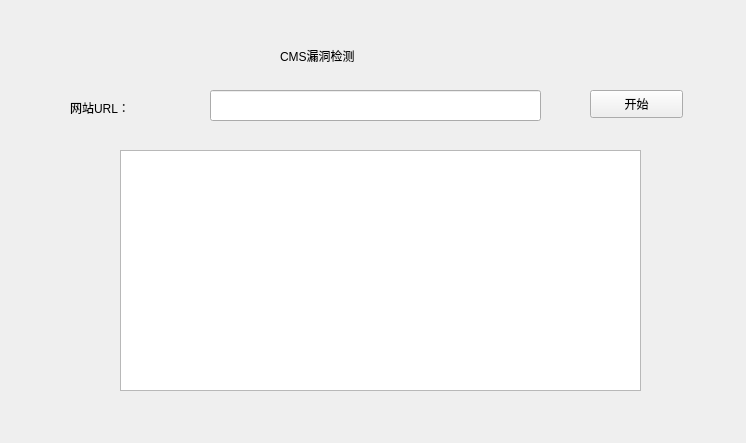
<?xml version="1.0" encoding="UTF-8"?>
<ui version="4.0">
 <class>LD_cms</class>
 <widget class="QWidget" name="LD_cms">
  <property name="geometry">
   <rect>
    <x>0</x>
    <y>0</y>
    <width>746</width>
    <height>443</height>
   </rect>
  </property>
  <property name="windowTitle">
   <string>LD-cms</string>
  </property>
  <property name="windowIcon">
   <iconset>
    <normaloff>C:/Users/23584/Pictures/lovewallpaper/PK2.png</normaloff>C:/Users/23584/Pictures/lovewallpaper/PK2.png</iconset>
  </property>
  <widget class="QLabel" name="label">
   <property name="geometry">
    <rect>
     <x>280</x>
     <y>10</y>
     <width>251</width>
     <height>91</height>
    </rect>
   </property>
   <property name="styleSheet">
    <string notr="true">font: 22pt &quot;楷体&quot;;</string>
   </property>
   <property name="text">
    <string>CMS漏洞检测</string>
   </property>
  </widget>
  <widget class="QLabel" name="label_2">
   <property name="geometry">
    <rect>
     <x>70</x>
     <y>100</y>
     <width>72</width>
     <height>15</height>
    </rect>
   </property>
   <property name="text">
    <string>网站URL：</string>
   </property>
  </widget>
  <widget class="QLineEdit" name="lineEdit">
   <property name="geometry">
    <rect>
     <x>210</x>
     <y>90</y>
     <width>331</width>
     <height>31</height>
    </rect>
   </property>
  </widget>
  <widget class="QPushButton" name="pushButton">
   <property name="geometry">
    <rect>
     <x>590</x>
     <y>90</y>
     <width>93</width>
     <height>28</height>
    </rect>
   </property>
   <property name="text">
    <string>开始</string>
   </property>
  </widget>
  <widget class="QTextEdit" name="textEdit">
   <property name="geometry">
    <rect>
     <x>120</x>
     <y>150</y>
     <width>521</width>
     <height>241</height>
    </rect>
   </property>
  </widget>
 </widget>
 <resources/>
 <connections/>
</ui>
